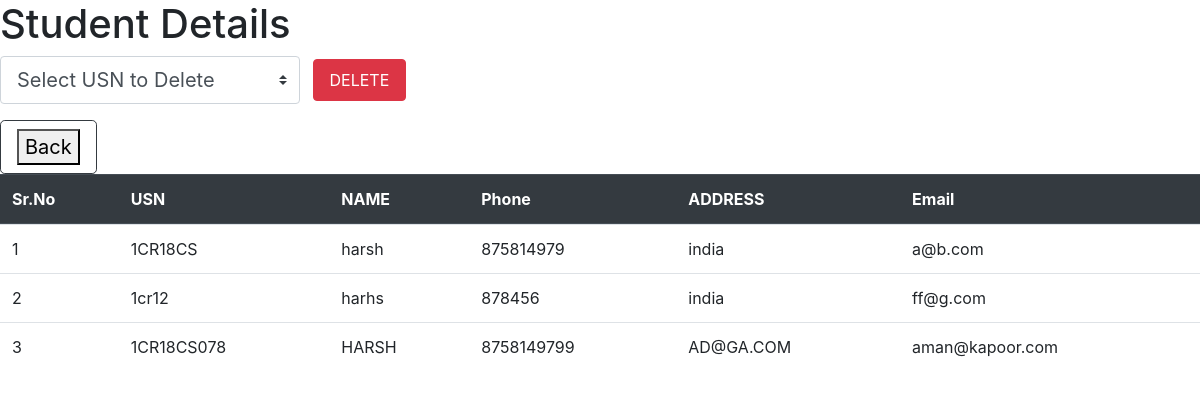
Page /view_std_data on the earlier database version.
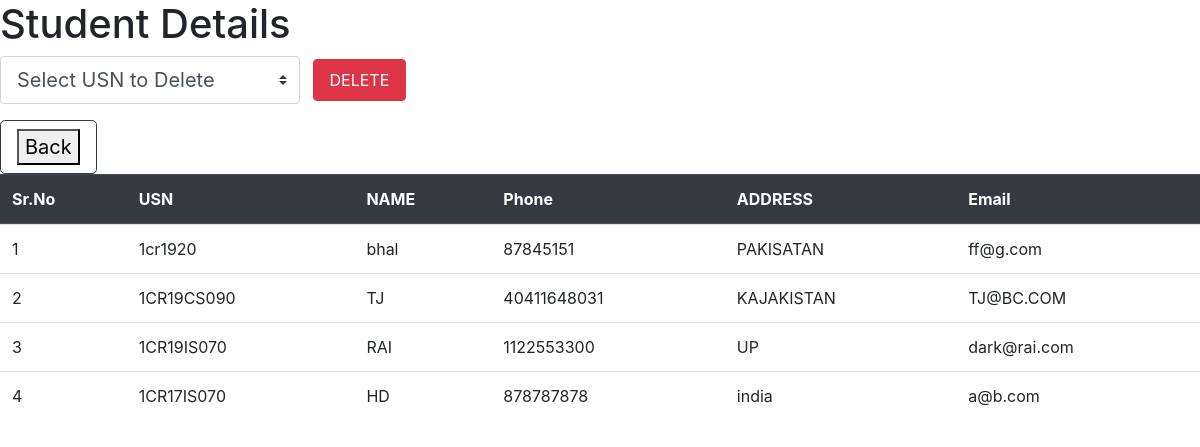
Same page on the later database version.
### tables this page shows
CREATE TABLE student(usn TEXT PRIMARY KEY,
        name TEXT,
        mobileno TEXT,
        address TEXT,
        email TEXT);

### home.py (the view)
@app.route('/view_std_data',methods=["POST","GET"])
def view_std_data():
	if request.method=="POST":
		print(request.form)
		usn=request.form['usn_del']
		deletestdrec(usn)
	lst=viewdatastud()
	return render_template('view_std_data.html',data=lst,lenght=len(lst))
	print("**********************************")

### backend.py (called while the page is built)
def viewdatastud():
    con=sqlite3.connect("student.db")
    cur=con.cursor()
    cur.execute("SELECT * FROM student")
    rows=cur.fetchall()
    con.close()
    return rows

### templates/view_std_data.html (shortened to what this page needs)
<!DOCTYPE html>
<html>
<head>
	<link rel="stylesheet" href="https://cdn.jsdelivr.net/npm/bootstrap@4.5.3/dist/css/bootstrap.min.css">
</head>
<body>
  <strong><h1>Student Details</h1></strong>
<form method="post" action="/view_std_data">
  <select name="usn_del" class="custom-select custom-select-lg mb-3" style="width: 25%;"  >
  <option selected>Select USN to Delete</option>
</select>
<button class="btn btn-danger mx-2 mb-3 px-3 py-2" >DELETE</button>
</form>
<a href="/moderator_section" class="btn btn-outline-dark btn-lg"> <button>Back</button></a>
<table class="table">
  <thead class="thead-dark">
    <tr>
      <th scope="col">Sr.No</th>
      <th scope="col">USN</th>
      <th scope="col">NAME</th>
      <th scope="col">Phone</th>
      <th scope="col">ADDRESS</th>
      <th scope="col">Email</th>
    </tr>
  </thead>
  <tbody>
    <tr>
    	{% for j in range(lenght) %}
    		<tr>
          <td>{{j+1}}</td>
    		{% for i in range(5)%}
    			<td>{{data[j][i]}}</td>
    		{%endfor%}
    		</tr>
    	{% endfor %}
    </tr>
  </tbody>
</table>
</body>
</html>

Differences in the rows shown:
removed student: usn "1CR18CS" "harsh" "875814979" "india" "a@b.com"
removed student: usn "1cr12" "harhs" "878456" "india" "ff@g.com"
removed student: usn "1CR18CS078" "HARSH" "8758149799" "AD@GA.COM" "aman@kapoor.com"
added student: usn "1cr1920" "bhal" "87845151" "PAKISATAN" "ff@g.com"
added student: usn "1CR19CS090" "TJ" "40411648031" "KAJAKISTAN" "TJ@BC.COM"
added student: usn "1CR19IS070" "RAI" "1122553300" "UP" "dark@rai.com"
added student: usn "1CR17IS070" "HD" "878787878" "india" "a@b.com"
Other differences:
new list line: "4"
